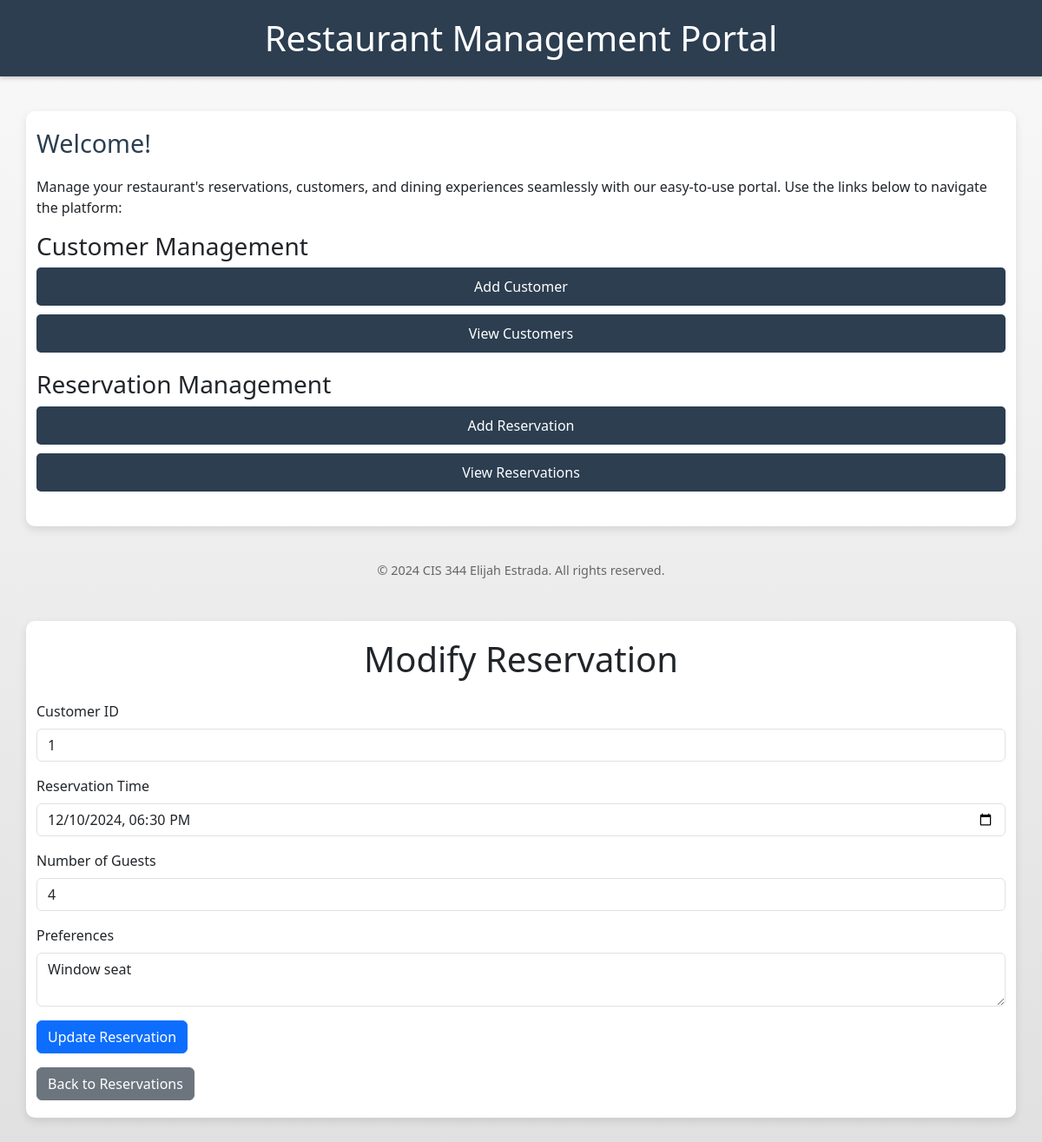
/templates/modifyReservation.php?id=1, run on the app's committed database.
### tables this page shows
CREATE TABLE Reservations (
    reservationId INT NOT NULL UNIQUE AUTO_INCREMENT,
    customerId INT NOT NULL,
    reservationTime DATETIME NOT NULL,
    numberOfGuests INT NOT NULL,
    specialRequests VARCHAR(200),
    PRIMARY KEY (reservationId),
    FOREIGN KEY (customerId) REFERENCES Customers(customerId)
);

### restaurantDatabase.php (called while the page is built, shortened)
<?php
class RestaurantDatabase {
    private $host = "localhost";
    private $port = "3306";
    private $database = "restaurant_reservations";
    private $user = "root";
    private $password = "";
    private $connection;
    private function connect() {
        $this->connection = new mysqli($this->host, $this->user, $this->password, $this->database, $this->port);
    }
    public function getReservationById($reservationId) {
        $stmt = $this->connection->prepare("SELECT * FROM reservations WHERE reservationId = ?");
        $stmt->bind_param("i", $reservationId);
        $stmt->execute();
        $result = $stmt->get_result();
        $reservation = $result->fetch_assoc();
        return $reservation;
    }
}
?>

### templates/modifyReservation.php (the view, shortened to what this page needs)
<?php
require_once '../restaurantServer.php';
$reservationId = $_GET['id'] ?? null;
if ($reservationId) {
    $reservation = $portal->getDb()->getReservationById($reservationId);
} else {
    die("Reservation not found.");
}
?>
<!DOCTYPE html>
<html lang="en">
<head>
    <link href="https://cdn.jsdelivr.net/npm/bootstrap@5.3.0-alpha1/dist/css/bootstrap.min.css" rel="stylesheet">
</head>
<body>
    <div class="container mt-5">
        <h1 class="text-center mb-4">Modify Reservation</h1>
        <form method="POST">
            <div class="mb-3">
                <label for="customer_id" class="form-label">Customer ID</label>
                <input type="number" class="form-control" id="customer_id" name="customer_id" value="<?= htmlspecialchars($reservation['customerId']) ?>" required>
            </div>
            <div class="mb-3">
                <label for="reservation_time" class="form-label">Reservation Time</label>
                <input type="datetime-local" class="form-control" id="reservation_time" name="reservation_time" value="<?= htmlspecialchars($reservation['reservationTime']) ?>" required>
            </div>
            <div class="mb-3">
                <label for="number_of_guests" class="form-label">Number of Guests</label>
                <input type="number" class="form-control" id="number_of_guests" name="number_of_guests" value="<?= htmlspecialchars($reservation['numberOfGuests']) ?>" required>
            </div>
            <div class="mb-3">
                <label for="special_requests" class="form-label">Preferences</label>
                <textarea class="form-control" id="special_requests" name="special_requests"><?= htmlspecialchars($reservation['specialRequests']) ?></textarea>
            </div>
            <button type="submit" class="btn btn-primary">Update Reservation</button>
        </form>
        <a href="viewReservations.php" class="btn btn-secondary mt-3">Back to Reservations</a>
    </div>
</body>
</html>

### templates/home.php (style rules this page uses)
body { font-family: Arial, sans-serif; margin: 0; padding: 0; background: linear-gradient(to bottom, #f9f9f9, #e0e0e0); color: #333; }
.container { max-width: 800px; margin: 40px auto; background: white; padding: 20px; border-radius: 10px; box-shadow: 0 4px 10px rgba(0, 0, 0, 0.1); }

### data on the page
reservations: customer_id "1", reservation_time "12/10/2024 18:30", number_of_guests "4", special_requests "Window seat"
